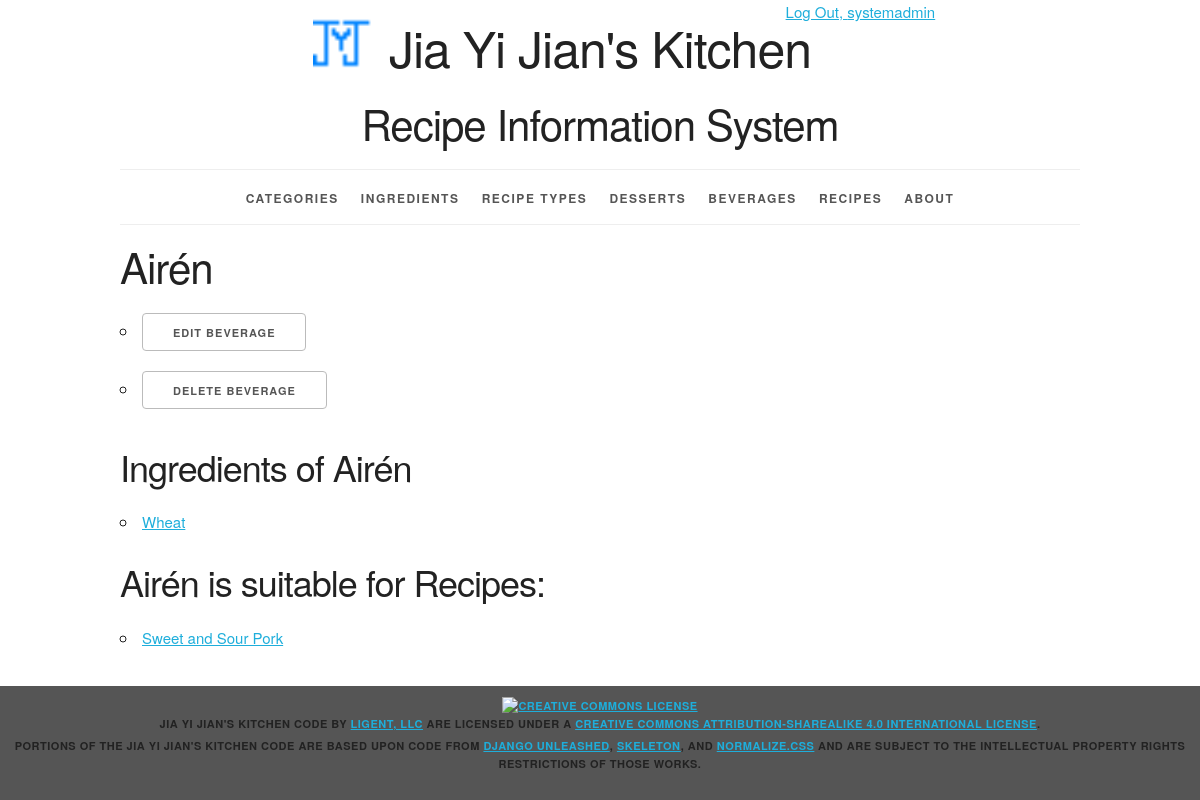
Page /beverages/114/ (signed in) on the earlier database version.
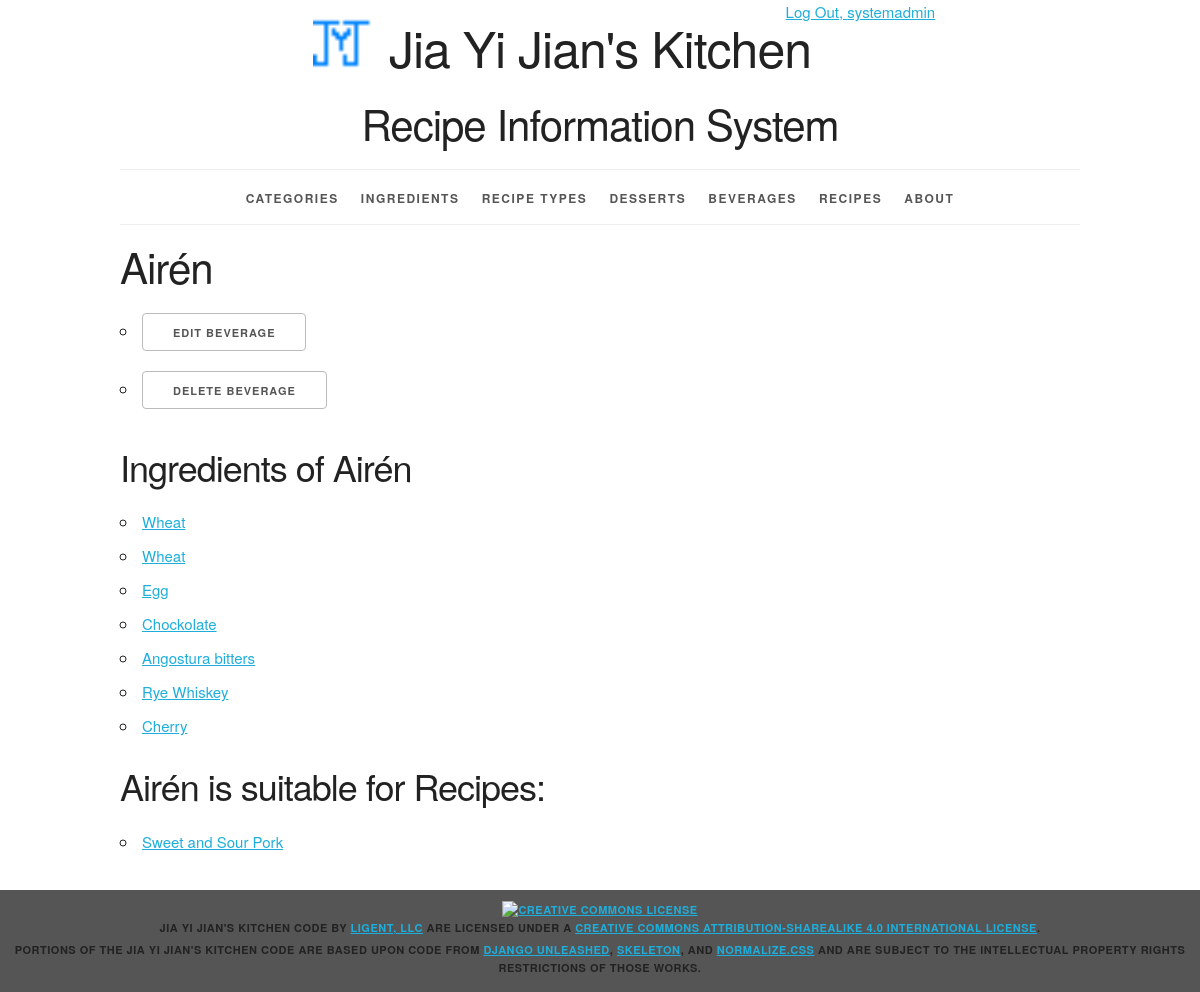
Same page on the later database version.
### recipeinfo/models.py (models this page shows, shortened)
class Beverage(models.Model):
    beverage_id = models.AutoField(primary_key=True)
    beverage_name = models.CharField(max_length=45)
    beverage_type = models.CharField(max_length=45, default='')
    def __str__(self):
        return '%s' % (self.beverage_name)
    def get_update_url(self):
        return reverse('recipeinfo_beverage_update_urlpattern', kwargs={'pk': self.pk})
    def get_delete_url(self):
        return reverse('recipeinfo_beverage_delete_urlpattern',kwargs={'pk': self.pk})
    class Meta:
        ordering = ['beverage_name']

class Beverage_Ingredient(models.Model):
    beverage_ingredient_id = models.AutoField(primary_key=True)
    ingredient = models.ForeignKey(Ingredient, related_name='beverage_ingredients', on_delete=models.PROTECT)
    beverage = models.ForeignKey(Beverage, related_name='beverage_ingredients', on_delete=models.PROTECT)

class Ingredient(models.Model):
    ingredient_id = models.AutoField(primary_key=True)
    ingredient_name = models.CharField(max_length=45, unique=True)
    is_vegetarian = models.IntegerField()
    category = models.ForeignKey(Category, related_name='ingredients', on_delete=models.PROTECT)
    def __str__(self):
        return '%s' % ((self.ingredient_name))
    def get_absolute_url(self):
        return reverse('recipeinfo_ingredient_detail_urlpattern', kwargs={'pk': self.pk})
    class Meta:
        ordering = ['ingredient_name']

class Recipe(models.Model):
    recipe_id = models.AutoField(primary_key=True)
    recipe_name = models.CharField(max_length=45)
    recipe_type = models.ForeignKey(Recipe_Type, related_name='recipes', on_delete=models.PROTECT)
    beverage = models.ForeignKey(Beverage, related_name='recipes', on_delete=models.PROTECT)
    dessert = models.ForeignKey(Dessert, related_name='recipes', on_delete=models.PROTECT, null=True)
    def __str__(self):
        return '%s' % (self.recipe_name)
    def get_absolute_url(self):
        return reverse('recipeinfo_recipe_detail_urlpattern', kwargs={'pk': self.pk})
    class Meta:
        ordering = ['recipe_name']
        unique_together = (('recipe_type', 'recipe_name'))

### recipeinfo/views.py (the view)
class BeverageDetail(LoginRequiredMixin, PermissionRequiredMixin, View):
    permission_required = 'recipeinfo.view_beverage'
    def get(self, request, pk):
        beverage = get_object_or_404(Beverage, pk=pk)
        recipe_list = beverage.recipes.all()
        beverage_ingredient_list = beverage.beverage_ingredients.all()
        return render(
            request,
            'recipeinfo/beverage_detail.html',
            {'beverage': beverage, 'recipe_list': recipe_list, 'beverage_ingredient_list': beverage_ingredient_list}
        )

### recipeinfo/templates/recipeinfo/beverage_detail.html (shortened to what this page needs)
{% extends 'recipeinfo/base.html' %}
{% block content %}
<h2>{{ beverage }}</h2>
    {% if perms.recipeinfo.change_beverage %}
    <ul>
    <li><a href="{{ beverage.get_update_url }}"
        class="button">Edit Beverage</a> </li>
        {% endif%}
    {% if perms.recipeinfo.delete_beverage %}
    <li><a href="{{ beverage.get_delete_url }}"
        class="button">Delete Beverage</a></li>
    {% endif %}
    </ul>
<section>
        <h3>Ingredients of {{ beverage }}</h3>
        <ul>
            {% for bi in beverage_ingredient_list %}
                <li>
                    <a href="{{ bi.ingredient.get_absolute_url }}">{{ bi.ingredient }}</a>
                </li>
            {% empty %}
                <li><em>There are currently no ingredients for this beverage.</em></li>
            {% endfor %}
        </ul>
    </section>
<section>
    <h3>{{ beverage }} is suitable for Recipes:</h3>
    <ul>
        {% for r in recipe_list %}
        <li>
            <a href="{{ r.get_absolute_url }}">{{ r }}</a>
        </li>
        {% empty %}
        <li><em>The beverages are currently not suitable for any recipes.</em></li>
        {% endfor %}
    </ul>
</section>
{% endblock %}

### recipeinfo/templates/recipeinfo/base.html (shortened to what this page needs)
{% load staticfiles %}
<!DOCTYPE html>
<html lang="en">
<head>
    <link rel="stylesheet" type="text/css"
          href="{% static 'recipeinfo/normalize.css' %}">
    <link rel="stylesheet" type="text/css"
          href="{% static 'recipeinfo/skeleton.css' %}">
    <link rel="stylesheet" type="text/css"
          href="{% static 'recipeinfo/style.css' %}">
</head>
<body>
<div class="container">
    <div class="offset-by-eight four columns">
        <ul class = "inline">
            {% if user.is_authenticated %}
                <li><a href="{% url 'logout_urlpattern' %}">
                    Log Out, {{ user.get_username }}</a></li>
                {% else %}
                <li><a href="{% url 'login_urlpattern' %}">
                    Log In</a></li>
            {% endif %}
        </ul>
    </div>
    <header class="row">
        <div class="offset-by-one ten columns">
            <h1 class="logo">Jia Yi Jian's Kitchen</h1>
            <h2>Recipe Information System</h2>
        </div>
    </header>
    <nav>
        <ul>
            {% if user.is_authenticated %}
            <li>
                <a href="{% url 'recipeinfo_category_list_urlpattern' %}">
                    Categories</a></li>
            <li>
                <a href="{% url 'recipeinfo_ingredient_list_urlpattern' %}">
                    Ingredients</a></li>
            <li>
                <a href="{% url 'recipeinfo_recipe_type_list_urlpattern' %}">
                    Recipe Types</a></li>
            <li>
                <a href="{% url 'recipeinfo_dessert_list_urlpattern' %}">
                    Desserts</a></li>
            <li>
                <a href="{% url 'recipeinfo_beverage_list_urlpattern' %}">
                    Beverages</a></li>
            <li>
                <a href="{% url 'recipeinfo_recipe_list_urlpattern' %}">
                    Recipes</a></li>
            {% endif %}
            <li>
                <a href="{% url 'about_urlpattern' %}">
                    About</a></li>
        </ul>
    </nav>
    <main>
        {% block content %}{% endblock %}
    </main>
</div>
<footer>
    <p>
        <a rel="license" href="http://creativecommons.org/licenses/by-sa/4.0/">
            <img alt="Creative Commons License" style="border-width:0"
                 src="https://i.creativecommons.org/l/by-sa/4.0/88x31.png"/>
        </a><br/><span property="dct:title">Jia Yi Jian's Kitchen Code</span>
        by
        <a href="https://www.ligent.net" property="cc:attributionName"
           rel="cc:attributionURL">Ligent, LLC</a> are licensed under a
        <a rel="license" href="http://creativecommons.org/licenses/by-sa/4.0/">Creative Commons Attribution-ShareAlike
            4.0 International License</a>.
    </p>
    <p>Portions of the Jia Yi Jian's Kitchen code are based upon code from
        <a href="https://django-unleashed.com">Django Unleashed</a>,
        <a href="http://getskeleton.com/">Skeleton</a>, and
        <a href="https://necolas.github.io/normalize.css/">Normalize.css</a> and
        are subject to the intellectual property rights restrictions of those works.
    </p>
</footer>
</body>
</html>

### recipeinfo/static/recipeinfo/skeleton.css (style rules this page uses)
.container { position: relative; width: 100%; max-width: 960px; margin: 0 auto; padding: 0 20px; box-sizing: border-box; }
.column, .columns { width: 100%; float: left; box-sizing: border-box; }
@media (min-width: 400px) { .container { width: 85%; padding: 0; } }
@media (min-width: 550px) { .container { width: 80%; } }
@media (min-width: 550px) { .column, .columns { margin-left: 4%; } }
@media (min-width: 550px) { .column:first-child, .columns:first-child { margin-left: 0; } }
@media (min-width: 550px) { .four.columns { width: 30.6666666667%; } }
@media (min-width: 550px) { .ten.columns { width: 82.6666666667%; } }
@media (min-width: 550px) { .offset-by-one.column, .offset-by-one.columns { margin-left: 8.66666666667%; } }
@media (min-width: 550px) { .offset-by-eight.column, .offset-by-eight.columns { margin-left: 69.3333333333%; } }
html { font-size: 62.5%; }
body { font-size: 1.5em; line-height: 1.6; font-weight: 400; font-family: "Raleway", "HelveticaNeue", "Helvetica Neue", Helvetica, Arial, sans-serif; color: #222; }
h1, h2, h3, h4, h5, h6 { margin-top: 0; margin-bottom: 2rem; font-weight: 300; }
h1 { font-size: 4.0rem; line-height: 1.2; letter-spacing: -.1rem; }
h2 { font-size: 3.6rem; line-height: 1.25; letter-spacing: -.1rem; }
h3 { font-size: 3.0rem; line-height: 1.3; letter-spacing: -.1rem; }
@media (min-width: 550px) { h1 { font-size: 5.0rem; } }
@media (min-width: 550px) { h2 { font-size: 4.2rem; } }
@media (min-width: 550px) { h3 { font-size: 3.6rem; } }
p { margin-top: 0; }
a { color: #1EAEDB; }
.button, button, input[type="submit"], input[type="reset"], input[type="button"] { display: inline-block; height: 38px; padding: 0 30px; color: #555; text-align: center; font-size: 11px; font-weight: 600; line-height: 38px; letter-spacing: .1rem; text-transform: uppercase; text-decoration: none; white-space: nowrap; background-color: transparent; border-radius: 4px; border: 1px solid #bbb; cursor: pointer; box-sizing: border-box; }
ul { list-style: circle inside; }
ol, ul { padding-left: 0; margin-top: 0; }
li { margin-bottom: 1rem; }
button, .button { margin-bottom: 1rem; }
pre, blockquote, dl, figure, table, p, ul, ol, form { margin-bottom: 2.5rem; }
.container:after, .row:after, .u-cf { content: ""; display: table; clear: both; }

### recipeinfo/static/recipeinfo/style.css (style rules this page uses)
html { height: 100%; background-color: #555; }
body { background-color: white; }
body>div>header { text-align: center;; }
header h1 { display: inline-block; font-weight: normal; font-style: normal; width: 100%; margin-top: 0; padding-top: 0; }
.logo { padding-top: 50px; background-image: url("recipeinfo_logo.ico"); background-size: 50px; background-repeat: no-repeat; background-position: top; }
@media (min-width: 750px) { .logo { padding-top: 0; background-size: contain; background-position: 0% 0%; } }
@media (min-width: 1000px) { .logo { background-position: 10% 0%; } }
@media (min-width: 1200px) { .logo { background-position: 15% 0%; } }
nav { border-top: 1px solid #eee; width: 100%; border-bottom: 1px solid #eee; margin: 0 0 1em; padding: 0; }
nav ul { margin: 0; padding: 1em 0; list-style-type: none; text-align: center; }
nav ul li { display: inline; padding: 0; margin: 0 0.25em; font-weight: 600; text-transform: uppercase; text-align: center; font-size: 1rem; letter-spacing: .10rem; }
@media (min-width: 400px) { nav ul li { letter-spacing: .15rem; font-size: 1.2rem; margin: 0 0.5em; } }
@media (min-width: 550px) { nav ul li { margin: 0 0.75em; } }
nav ul li a { color: #555; text-decoration: none; background-color: transparent; cursor: pointer; }
.inline { list-style-type: none; padding: 0; margin: 0 0 -0.5em; }
.inline li { display: inline; }
body>footer { width: 100%; background-color: #555; font-size: 1.1rem; letter-spacing: .05rem; font-weight: 600; text-transform: uppercase; text-align: center; padding: 1em 0; margin: 1em 0; }
body>footer p { margin-bottom: 0.5rem; }

Differences in the rows shown:
added Beverage_Ingredient: ingredient "Wheat"
added Beverage_Ingredient: ingredient "Egg"
added Beverage_Ingredient: ingredient "Chockolate"
added Beverage_Ingredient: ingredient "Angostura bitters"
added Beverage_Ingredient: ingredient "Rye Whiskey"
added Beverage_Ingredient: ingredient "Cherry"
